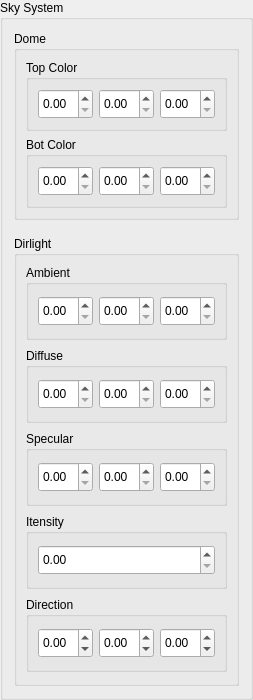
                   <widget class="QGroupBox" name="sky">
                    <property name="minimumSize">
                     <size>
                      <width>0</width>
                      <height>700</height>
                     </size>
                    </property>
                    <property name="title">
                     <string>Sky System</string>
                    </property>
                    <layout class="QVBoxLayout" name="verticalLayout_47">
                     <item alignment="Qt::AlignTop">
                      <widget class="QGroupBox" name="groupBox_36">
                       <property name="minimumSize">
                        <size>
                         <width>0</width>
                         <height>0</height>
                        </size>
                       </property>
                       <property name="title">
                        <string>Dome</string>
                       </property>
                       <layout class="QVBoxLayout" name="verticalLayout_56">
                        <item>
                         <widget class="QGroupBox" name="groupBox_33">
                          <property name="title">
                           <string>Top Color</string>
                          </property>
                          <layout class="QHBoxLayout" name="horizontalLayout_16">
                           <item>
                            <widget class="QDoubleSpinBox" name="skyTopColor0">
                             <property name="minimumSize">
                              <size>
                               <width>0</width>
                               <height>30</height>
                              </size>
                             </property>
                             <property name="maximum">
                              <double>1.000000000000000</double>
                             </property>
                             <property name="singleStep">
                              <double>0.100000000000000</double>
                             </property>
                            </widget>
                           </item>
                           <item>
                            <widget class="QDoubleSpinBox" name="skyTopColor1">
                             <property name="minimumSize">
                              <size>
                               <width>0</width>
                               <height>30</height>
                              </size>
                             </property>
                             <property name="maximum">
                              <double>1.000000000000000</double>
                             </property>
                             <property name="singleStep">
                              <double>0.100000000000000</double>
                             </property>
                            </widget>
                           </item>
                           <item>
                            <widget class="QDoubleSpinBox" name="skyTopColor2">
                             <property name="minimumSize">
                              <size>
                               <width>0</width>
                               <height>30</height>
                              </size>
                             </property>
                             <property name="maximum">
                              <double>1.000000000000000</double>
                             </property>
                             <property name="singleStep">
                              <double>0.100000000000000</double>
                             </property>
                            </widget>
                           </item>
                          </layout>
                         </widget>
                        </item>
                        <item>
                         <widget class="QGroupBox" name="groupBox_32">
                          <property name="title">
                           <string>Bot Color</string>
                          </property>
                          <layout class="QHBoxLayout" name="horizontalLayout_10">
                           <item>
                            <widget class="QDoubleSpinBox" name="skyBotColor0">
                             <property name="minimumSize">
                              <size>
                               <width>0</width>
                               <height>30</height>
                              </size>
                             </property>
                             <property name="maximum">
                              <double>1.000000000000000</double>
                             </property>
                             <property name="singleStep">
                              <double>0.100000000000000</double>
                             </property>
                            </widget>
                           </item>
                           <item>
                            <widget class="QDoubleSpinBox" name="skyBotColor1">
                             <property name="minimumSize">
                              <size>
                               <width>0</width>
                               <height>30</height>
                              </size>
                             </property>
                             <property name="maximum">
                              <double>1.000000000000000</double>
                             </property>
                             <property name="singleStep">
                              <double>0.100000000000000</double>
                             </property>
                            </widget>
                           </item>
                           <item>
                            <widget class="QDoubleSpinBox" name="skyBotColor2">
                             <property name="minimumSize">
                              <size>
                               <width>0</width>
                               <height>30</height>
                              </size>
                             </property>
                             <property name="maximum">
                              <double>1.000000000000000</double>
                             </property>
                             <property name="singleStep">
                              <double>0.100000000000000</double>
                             </property>
                            </widget>
                           </item>
                          </layout>
                         </widget>
                        </item>
                       </layout>
                      </widget>
                     </item>
                     <item>
                      <widget class="QGroupBox" name="dirlight">
                       <property name="minimumSize">
                        <size>
                         <width>0</width>
                         <height>450</height>
                        </size>
                       </property>
                       <property name="maximumSize">
                        <size>
                         <width>500</width>
                         <height>16777215</height>
                        </size>
                       </property>
                       <property name="title">
                        <string>Dirlight</string>
                       </property>
                       <layout class="QVBoxLayout" name="verticalLayout_38">
                        <item alignment="Qt::AlignTop">
                         <widget class="QGroupBox" name="groupBox_20">
                          <property name="minimumSize">
                           <size>
                            <width>0</width>
                            <height>75</height>
                           </size>
                          </property>
                          <property name="maximumSize">
                           <size>
                            <width>16777215</width>
                            <height>75</height>
                           </size>
                          </property>
                          <property name="title">
                           <string>Ambient</string>
                          </property>
                          <layout class="QHBoxLayout" name="horizontalLayout_15">
                           <item>
                            <widget class="QDoubleSpinBox" name="dlAmbient0">
                             <property name="minimumSize">
                              <size>
                               <width>0</width>
                               <height>30</height>
                              </size>
                             </property>
                             <property name="maximum">
                              <double>1.000000000000000</double>
                             </property>
                             <property name="singleStep">
                              <double>0.100000000000000</double>
                             </property>
                            </widget>
                           </item>
                           <item>
                            <widget class="QDoubleSpinBox" name="dlAmbient1">
                             <property name="minimumSize">
                              <size>
                               <width>0</width>
                               <height>30</height>
                              </size>
                             </property>
                             <property name="maximum">
                              <double>1.000000000000000</double>
                             </property>
                             <property name="singleStep">
                              <double>0.100000000000000</double>
                             </property>
                            </widget>
                           </item>
                           <item>
                            <widget class="QDoubleSpinBox" name="dlAmbient2">
                             <property name="minimumSize">
                              <size>
                               <width>0</width>
                               <height>30</height>
                              </size>
                             </property>
                             <property name="maximum">
                              <double>1.000000000000000</double>
                             </property>
                             <property name="singleStep">
                              <double>0.100000000000000</double>
                             </property>
                            </widget>
                           </item>
                          </layout>
                         </widget>
                        </item>
                        <item alignment="Qt::AlignTop">
                         <widget class="QGroupBox" name="groupBox_24">
                          <property name="minimumSize">
                           <size>
                            <width>0</width>
                            <height>75</height>
                           </size>
                          </property>
                          <property name="maximumSize">
                           <size>
                            <width>16777215</width>
                            <height>75</height>
                           </size>
                          </property>
                          <property name="title">
                           <string>Diffuse</string>
                          </property>
                          <layout class="QHBoxLayout" name="horizontalLayout_14">
                           <item>
                            <widget class="QDoubleSpinBox" name="dlDiffuse0">
                             <property name="minimumSize">
                              <size>
                               <width>0</width>
                               <height>30</height>
                              </size>
                             </property>
                             <property name="maximum">
                              <double>1.000000000000000</double>
                             </property>
                             <property name="singleStep">
                              <double>0.100000000000000</double>
                             </property>
                            </widget>
                           </item>
                           <item>
                            <widget class="QDoubleSpinBox" name="dlDiffuse1">
                             <property name="minimumSize">
                              <size>
                               <width>0</width>
                               <height>30</height>
                              </size>
                             </property>
                             <property name="maximum">
                              <double>1.000000000000000</double>
                             </property>
                             <property name="singleStep">
                              <double>0.100000000000000</double>
                             </property>
                            </widget>
                           </item>
                           <item>
                            <widget class="QDoubleSpinBox" name="dlDiffuse2">
                             <property name="minimumSize">
                              <size>
                               <width>0</width>
                               <height>30</height>
                              </size>
                             </property>
                             <property name="maximum">
                              <double>1.000000000000000</double>
                             </property>
                             <property name="singleStep">
                              <double>0.100000000000000</double>
                             </property>
                            </widget>
                           </item>
                          </layout>
                         </widget>
                        </item>
                        <item alignment="Qt::AlignTop">
                         <widget class="QGroupBox" name="groupBox_27">
                          <property name="minimumSize">
                           <size>
                            <width>0</width>
                            <height>75</height>
                           </size>
                          </property>
                          <property name="maximumSize">
                           <size>
                            <width>16777215</width>
                            <height>75</height>
                           </size>
                          </property>
                          <property name="title">
                           <string>Specular</string>
                          </property>
                          <layout class="QHBoxLayout" name="horizontalLayout_13">
                           <item>
                            <widget class="QDoubleSpinBox" name="dlSpecular0">
                             <property name="minimumSize">
                              <size>
                               <width>0</width>
                               <height>30</height>
                              </size>
                             </property>
                             <property name="maximum">
                              <double>1.000000000000000</double>
                             </property>
                             <property name="singleStep">
                              <double>0.100000000000000</double>
                             </property>
                            </widget>
                           </item>
                           <item>
                            <widget class="QDoubleSpinBox" name="dlSpecular1">
                             <property name="minimumSize">
                              <size>
                               <width>0</width>
                               <height>30</height>
                              </size>
                             </property>
                             <property name="maximum">
                              <double>1.000000000000000</double>
                             </property>
                             <property name="singleStep">
                              <double>0.100000000000000</double>
                             </property>
                            </widget>
                           </item>
                           <item>
                            <widget class="QDoubleSpinBox" name="dlSpecular2">
                             <property name="minimumSize">
                              <size>
                               <width>0</width>
                               <height>30</height>
                              </size>
                             </property>
                             <property name="maximum">
                              <double>1.000000000000000</double>
                             </property>
                             <property name="singleStep">
                              <double>0.100000000000000</double>
                             </property>
                            </widget>
                           </item>
                          </layout>
                         </widget>
                        </item>
                        <item alignment="Qt::AlignTop">
                         <widget class="QGroupBox" name="groupBox_7">
                          <property name="minimumSize">
                           <size>
                            <width>0</width>
                            <height>75</height>
                           </size>
                          </property>
                          <property name="maximumSize">
                           <size>
                            <width>16777215</width>
                            <height>75</height>
                           </size>
                          </property>
                          <property name="title">
                           <string>Itensity</string>
                          </property>
                          <layout class="QHBoxLayout" name="horizontalLayout_12">
                           <item>
                            <widget class="QDoubleSpinBox" name="dlItensity">
                             <property name="minimumSize">
                              <size>
                               <width>0</width>
                               <height>30</height>
                              </size>
                             </property>
                             <property name="maximum">
                              <double>10.000000000000000</double>
                             </property>
                             <property name="singleStep">
                              <double>0.100000000000000</double>
                             </property>
                            </widget>
                           </item>
                          </layout>
                         </widget>
                        </item>
                        <item alignment="Qt::AlignTop">
                         <widget class="QGroupBox" name="groupBox_6">
                          <property name="minimumSize">
                           <size>
                            <width>0</width>
                            <height>75</height>
                           </size>
                          </property>
                          <property name="maximumSize">
                           <size>
                            <width>16777215</width>
                            <height>75</height>
                           </size>
                          </property>
                          <property name="title">
                           <string>Direction</string>
                          </property>
                          <layout class="QHBoxLayout" name="horizontalLayout_11">
                           <item>
                            <widget class="QDoubleSpinBox" name="dlDirection0">
                             <property name="minimumSize">
                              <size>
                               <width>0</width>
                               <height>30</height>
                              </size>
                             </property>
                             <property name="minimum">
                              <double>-1.000000000000000</double>
                             </property>
                             <property name="maximum">
                              <double>1.000000000000000</double>
                             </property>
                             <property name="singleStep">
                              <double>0.100000000000000</double>
                             </property>
                            </widget>
                           </item>
                           <item>
                            <widget class="QDoubleSpinBox" name="dlDirection1">
                             <property name="minimumSize">
                              <size>
                               <width>0</width>
                               <height>30</height>
                              </size>
                             </property>
                             <property name="minimum">
                              <double>-1.000000000000000</double>
                             </property>
                             <property name="maximum">
                              <double>1.000000000000000</double>
                             </property>
                             <property name="singleStep">
                              <double>0.100000000000000</double>
                             </property>
                            </widget>
                           </item>
                           <item>
                            <widget class="QDoubleSpinBox" name="dlDirection2">
                             <property name="minimumSize">
                              <size>
                               <width>0</width>
                               <height>30</height>
                              </size>
                             </property>
                             <property name="minimum">
                              <double>-1.000000000000000</double>
                             </property>
                             <property name="maximum">
                              <double>1.000000000000000</double>
                             </property>
                             <property name="singleStep">
                              <double>0.100000000000000</double>
                             </property>
                            </widget>
                           </item>
                          </layout>
                         </widget>
                        </item>
                       </layout>
                      </widget>
                     </item>
                    </layout>
                   </widget>
